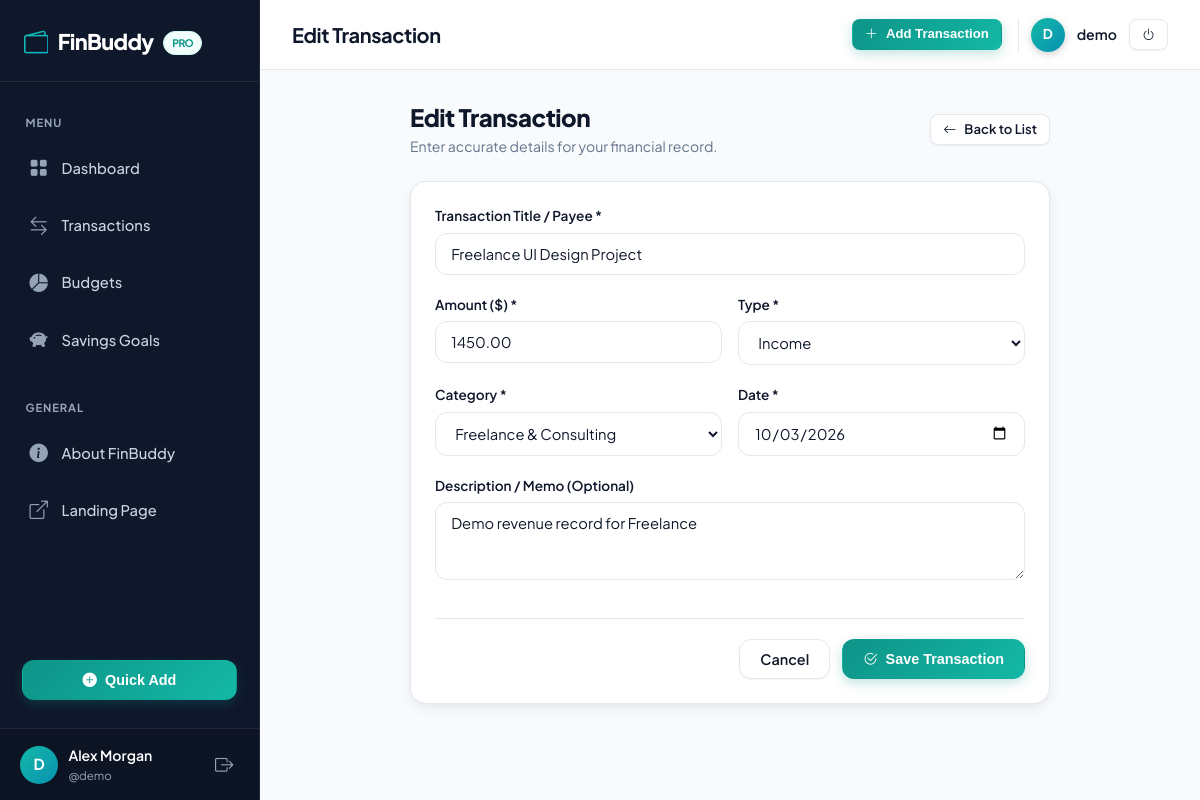
Page /transactions/2/edit/ (signed in) on the committed database.
### finance/models.py (models this page shows, shortened)
class Transaction(models.Model):
    TYPE_CHOICES = [
        ('INCOME', 'Income'),
        ('EXPENSE', 'Expense'),
    ]
    user = models.ForeignKey(User, on_delete=models.CASCADE, related_name='transactions')
    title = models.CharField(max_length=200, help_text="e.g. Monthly Salary, Grocery Run, Electricity Bill")
    amount = models.DecimalField(max_digits=12, decimal_places=2)
    transaction_type = models.CharField(max_length=10, choices=TYPE_CHOICES, default='EXPENSE')
    category = models.CharField(max_length=50)
    date = models.DateField(default=timezone.now)
    description = models.TextField(blank=True)
    created_at = models.DateTimeField(auto_now_add=True)
    updated_at = models.DateTimeField(auto_now=True)
    class Meta:
        ordering = ['-date', '-created_at']

### finance/views.py (the view)
# urls.py: path('transactions/<int:pk>/edit/', views.transaction_update, name='transaction_update'),
@login_required
def transaction_update(request, pk):
    transaction = get_object_or_404(Transaction, pk=pk, user=request.user)
    if request.method == 'POST':
        form = TransactionForm(request.POST, instance=transaction)
        if form.is_valid():
            form.save()
            messages.success(request, f"Transaction '{transaction.title}' updated successfully.")
            return redirect('finance:transactions_list')
        else:
            messages.error(request, "Please check the form for errors.")
    else:
        form = TransactionForm(instance=transaction)
    return render(request, 'finance/transaction_form.html', {'form': form, 'title': 'Edit Transaction', 'transaction': transaction})

### templates/finance/transaction_form.html (shortened to what this page needs)
{% extends 'dashboard_base.html' %}
{% load static %}
{% block dashboard_title %}{{ title }}{% endblock %}
{% block dashboard_content %}
<div style="max-width: 640px; margin: 0 auto;">
  <div style="display: flex; align-items: center; justify-content: space-between; margin-bottom: 1.5rem;">
    <div>
      <h1 style="font-size: 1.5rem; font-weight: 800; color: var(--navy-900); margin: 0;">{{ title }}</h1>
      <p style="color: var(--text-muted); font-size: 0.88rem; margin: 0.25rem 0 0;">Enter accurate details for your financial record.</p>
    </div>
    <a href="{% url 'finance:transactions_list' %}" class="btn btn-secondary btn-sm">
      <i class="bi bi-arrow-left"></i> Back to List
    </a>
  </div>
  <div class="card" style="box-shadow: var(--shadow-md);">
    <form method="post">
      <div class="form-group">
        <label class="form-label" for="{{ form.title.id_for_label }}">Transaction Title / Payee *</label>
        {{ form.title }}
      </div>
      <div style="display: grid; grid-template-columns: 1fr 1fr; gap: 1rem;">
        <div class="form-group">
          <label class="form-label" for="{{ form.amount.id_for_label }}">Amount ($) *</label>
          {{ form.amount }}
        </div>
        <div class="form-group">
          <label class="form-label" for="{{ form.transaction_type.id_for_label }}">Type *</label>
          {{ form.transaction_type }}
        </div>
      </div>
      <div style="display: grid; grid-template-columns: 1fr 1fr; gap: 1rem;">
        <div class="form-group">
          <label class="form-label" for="{{ form.category.id_for_label }}">Category *</label>
          {{ form.category }}
        </div>
        <div class="form-group">
          <label class="form-label" for="{{ form.date.id_for_label }}">Date *</label>
          {{ form.date }}
        </div>
      </div>
      <div class="form-group">
        <label class="form-label" for="{{ form.description.id_for_label }}">Description / Memo (Optional)</label>
        {{ form.description }}
      </div>
      <div style="display: flex; justify-content: flex-end; gap: 0.75rem; margin-top: 2rem; border-top: 1px solid var(--border-subtle); padding-top: 1.25rem;">
        <a href="{% url 'finance:transactions_list' %}" class="btn btn-secondary">Cancel</a>
        <button type="submit" class="btn btn-teal">
          <i class="bi bi-check2-circle"></i> Save Transaction
        </button>
      </div>
    </form>
  </div>
</div>
{% endblock dashboard_content %}

### templates/dashboard_base.html (shortened to what this page needs)
{% extends 'base.html' %}
{% load static %}
{% block content %}
<div class="app-shell">
  <aside class="app-sidebar" id="appSidebar">
    <div class="sidebar-header">
      <a href="{% url 'finance:dashboard' %}" class="brand-logo">
        <i class="bi bi-wallet2"></i>
        <span>FinBuddy</span>
        <span class="brand-badge">PRO</span>
      </a>
    </div>
    <nav class="sidebar-menu">
      <div class="menu-label">Menu</div>
      <a href="{% url 'finance:dashboard' %}" class="sidebar-link {% if request.resolver_match.url_name == 'dashboard' %}active{% endif %}" id="nav-dashboard">
        <i class="bi bi-grid-fill"></i>
        <span>Dashboard</span>
      </a>
      <a href="{% url 'finance:transactions_list' %}" class="sidebar-link {% if 'transactions' in request.resolver_match.url_name %}active{% endif %}" id="nav-transactions">
        <i class="bi bi-arrow-left-right"></i>
        <span>Transactions</span>
      </a>
      <a href="{% url 'finance:budget_list' %}" class="sidebar-link {% if 'budget' in request.resolver_match.url_name %}active{% endif %}" id="nav-budgets">
        <i class="bi bi-pie-chart-fill"></i>
        <span>Budgets</span>
      </a>
      <a href="{% url 'finance:savings_goal_list' %}" class="sidebar-link {% if 'savings' in request.resolver_match.url_name %}active{% endif %}" id="nav-savings">
        <i class="bi bi-piggy-bank-fill"></i>
        <span>Savings Goals</span>
      </a>
      <div class="menu-label" style="margin-top: 1rem;">General</div>
      <a href="{% url 'finance:about' %}" class="sidebar-link">
        <i class="bi bi-info-circle-fill"></i>
        <span>About FinBuddy</span>
      </a>
      <a href="{% url 'finance:home' %}" class="sidebar-link">
        <i class="bi bi-box-arrow-up-right"></i>
        <span>Landing Page</span>
      </a>
      <div style="padding: 1.5rem 0.5rem 0.5rem; margin-top: auto;">
        <button type="button" class="btn btn-teal" style="width: 100%;" onclick="openModal('quickAddModal')">
          <i class="bi bi-plus-circle-fill"></i> Quick Add
        </button>
      </div>
    </nav>
    <div class="sidebar-user">
      <div style="display: flex; align-items: center; overflow: hidden;">
        <div class="user-avatar">
          {{ user.username|slice:":1"|upper }}
        </div>
        <div class="user-info">
          <div class="user-name">{{ user.get_full_name|default:user.username }}</div>
          <div class="user-tagline">@{{ user.username }}</div>
        </div>
      </div>
      <a href="{% url 'finance:logout' %}" title="Log out" style="color: #94a3b8; font-size: 1.15rem; padding: 0.35rem;">
        <i class="bi bi-box-arrow-right"></i>
      </a>
    </div>
  </aside>
  <div class="app-main">
    <header class="app-header">
      <div style="display: flex; align-items: center; gap: 1rem;">
        <h2 style="font-size: 1.25rem; font-weight: 700; margin: 0; color: var(--navy-900);">
          {% block dashboard_title %}Financial Overview{% endblock %}
        </h2>
      </div>
      <div class="header-actions">
        <button type="button" class="btn btn-teal btn-sm" onclick="openModal('quickAddModal')" id="btn-quick-add">
          <i class="bi bi-plus-lg"></i> Add Transaction
        </button>
        <div style="display: flex; align-items: center; gap: 0.75rem; padding-left: 0.75rem; border-left: 1px solid var(--border-subtle);">
          <div class="user-avatar" style="width: 34px; height: 34px; font-size: 0.85rem;">
            {{ user.username|slice:":1"|upper }}
          </div>
          <span style="font-weight: 600; font-size: 0.88rem; color: var(--navy-900);" class="d-none-sm">
            {{ user.username }}
          </span>
          <a href="{% url 'finance:logout' %}" class="btn btn-secondary btn-sm" title="Log out">
            <i class="bi bi-power"></i>
          </a>
        </div>
      </div>
    </header>
    <div class="content-body">
      {% block dashboard_content %}{% endblock %}
    </div>
  </div>
</div>
{% endblock content %}

### rows in the picture
Transaction: title "Freelance UI Design Project", amount "1450.00", transaction_type "Income", category "Freelance & Consulting", date "10/03/2026", description "Demo revenue record for Freelance"

### other values in the picture
{{ user.username|slice:":1"|upper }} "D"
{{ user.get_full_name|default:user.username }} "Alex Morgan"
{{ user.username }} "demo"
{{ title }} "Edit Transaction"
